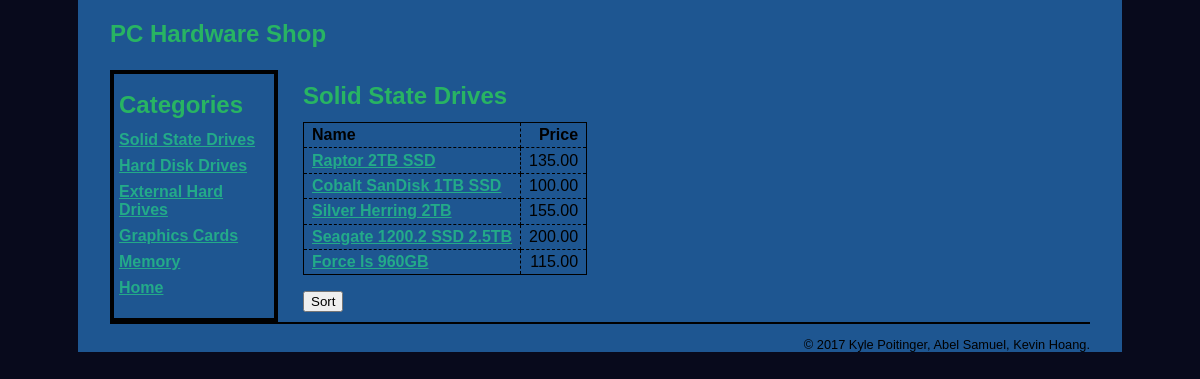
Screenshot of /product_catalog/index.php with the database file from the repository.
### tables this page shows
CREATE TABLE categories (
  categoryID       INT(11)        NOT NULL   AUTO_INCREMENT,
  categoryName     VARCHAR(255)   NOT NULL,
  PRIMARY KEY (categoryID)
);

CREATE TABLE products (
  productID        INT(11)        NOT NULL   AUTO_INCREMENT,
  categoryID       INT(11)        NOT NULL,
  productCode      VARCHAR(20)    NOT NULL   UNIQUE,
  productName      VARCHAR(255)   NOT NULL,
  listPrice        DECIMAL(10,2)  NOT NULL,
  stock            INT(11)        Not Null,
  PRIMARY KEY (productID)
);

### model/category_db.php (called while the page is built, shortened)
<?php
function get_categories() {
    global $db;
    $query = 'SELECT * FROM categories
              ORDER BY categoryID';
    $statement = $db->prepare($query);
    $statement->execute();
    return $statement;
}
function get_category_name($category_id) {
    global $db;
    $query = 'SELECT * FROM categories
              WHERE categoryID = :category_id';
    $statement = $db->prepare($query);
    $statement->bindValue(':category_id', $category_id);
    $statement->execute();
    $category = $statement->fetch();
    $category_name = $category['categoryName'];
    return $category_name;
}
?>

### model/product_db.php (called while the page is built, shortened)
<?php
function get_products_by_category($category_id) {
    global $db;
    $query = 'SELECT * FROM products
              WHERE products.categoryID = :category_id
              ORDER BY productID';
    $statement = $db->prepare($query);
    $statement->bindValue(":category_id", $category_id);
    $statement->execute();
    $products = $statement->fetchAll();
    return $products;
}
?>

### product_catalog/product_list.php (the view, shortened to what this page needs)
<?php include '../view/header.php'; ?>
<main>
    <aside>
        <h1>Categories</h1>
        <nav>
        <ul>
            <?php foreach($categories as $category) : ?>
            <li>
                <a href="?category_id=<?php echo $category['categoryID']; ?>">
                    <?php echo $category['categoryName']; ?>
                </a>
            </li>
            <?php endforeach; ?>
            <a href="/PChardwareshop/index.php">Home</a>
        </ul>
        </nav>
    </aside>
    <section>
        <h1><?php echo $category_name; ?></h1>
        <table>
            <tr>
                <th>Name</th>
                <th class="right">Price</th>
            </tr>
            <?php foreach ($products as $product) : ?>
            <tr>
                <td><a href="?action=view_product&amp;product_id=<?php
                          echo $product['productID']; ?>">
                    <?php echo $product['productName']; ?>
                </a></td>
                <td class="right"><?php echo $product['listPrice']; ?></td>
            </tr>
            <?php endforeach; ?>
        </table>
                <form action="." method="get">
                    <input type="submit" value="Sort">
                </form>
    </section>
</main>
<?php include '../view/footer.php'; ?>

### main.css (style rules this page uses)
html { background-color: #080a1c; }
body { font-family: Arial, Helvetica, sans-serif; width: 980px; margin: 0 auto; padding: 0 2em; background-color: #1e5691; }
aside { float: left; width: 150px; border: 4px solid black; padding: 5px; }
section { float: left; width: 600px; padding-left: 25px; }
h1 { font-size: 150%; margin: .5em 0; }
h1, h2 { color: #28B463; }
ul { list-style-type: none; margin: 0; padding-left: 0; padding-bottom: 1em; }
li { padding-bottom: 0.5em; }
a { color: #23aa89; font-weight: bold; }
table { border: 1px solid black; border-collapse: collapse; margin-bottom: 1em; }
td, th { border: 1px dashed black; padding: .2em .5em .2em .5em; text-align: left; }
.right { text-align: right; }

### rows the page displays
categories: categoryName "Solid State Drives"
categories: categoryName "Hard Disk Drives"
categories: categoryName "External Hard Drives"
categories: categoryName "Graphics Cards"
categories: categoryName "Memory"
products: productName "Raptor 2TB SSD", listPrice "135.00"
products: productName "Cobalt SanDisk 1TB SSD", listPrice "100.00"
products: productName "Silver Herring 2TB", listPrice "155.00"
products: productName "Seagate 1200.2 SSD 2.5TB", listPrice "200.00"
products: productName "Force ls 960GB", listPrice "115.00"
